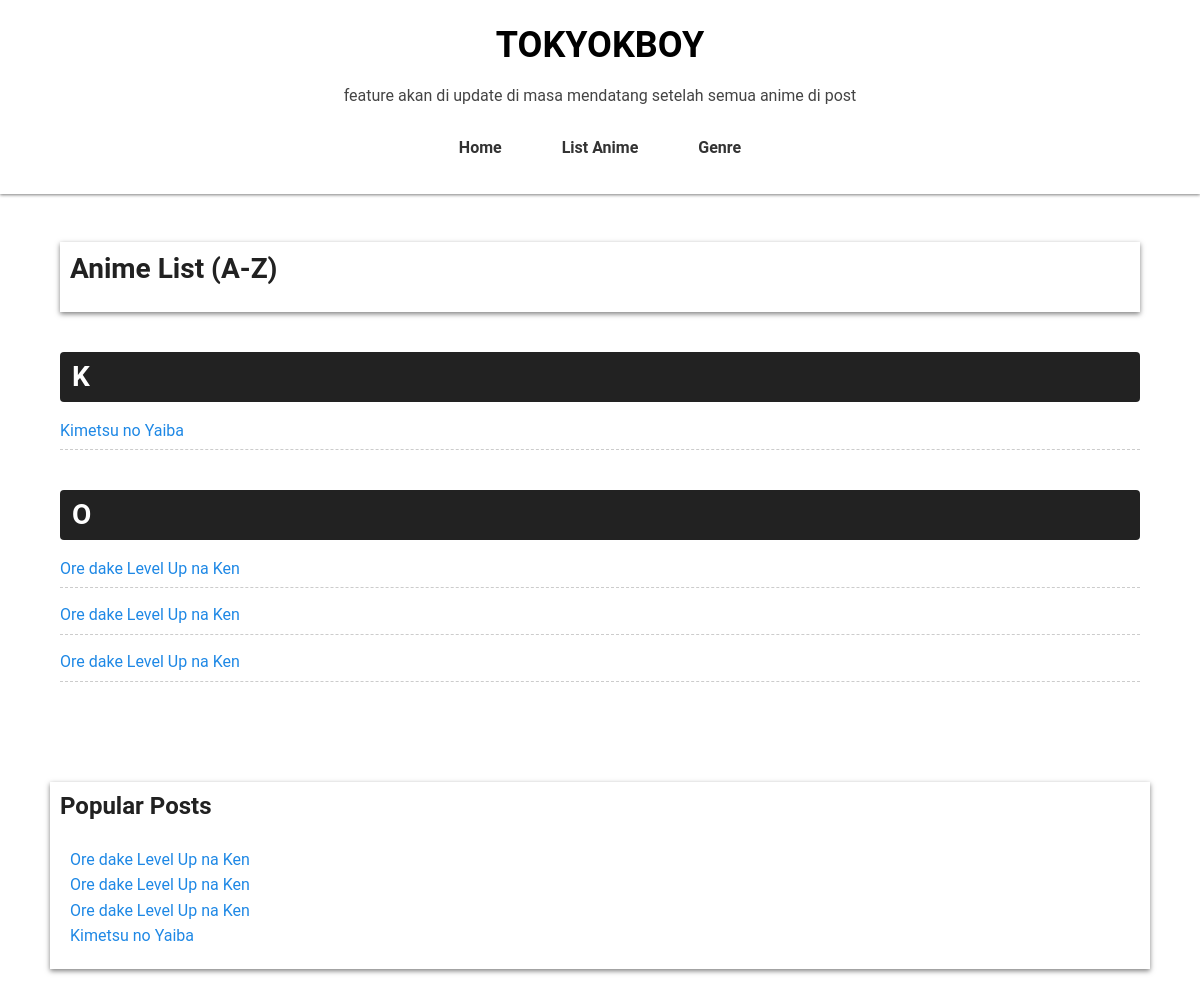
/anime-list.php, run on the app's committed database.
### tables this page shows
CREATE TABLE `posts` (
  `id` int(11) NOT NULL,
  `uuid` char(36) DEFAULT NULL,
  `title` varchar(255) DEFAULT NULL,
  `alt_titles` mediumtext DEFAULT NULL,
  `information` mediumtext DEFAULT NULL,
  `slug` varchar(255) DEFAULT NULL,
  `image_path` varchar(255) DEFAULT NULL,
  `content` mediumtext DEFAULT NULL,
  `views` int(11) DEFAULT 0,
  `created_at` datetime DEFAULT current_timestamp(),
  `score` float DEFAULT 0,
  `type` varchar(50) DEFAULT NULL,
  `episodes` int(11) DEFAULT NULL,
  `status` varchar(100) DEFAULT NULL,
  `aired` varchar(255) DEFAULT NULL,
  `premiered` varchar(100) DEFAULT NULL,
  `broadcast` varchar(255) DEFAULT NULL,
  `producers` mediumtext DEFAULT NULL,
  `licensors` mediumtext DEFAULT NULL,
  `studios` mediumtext DEFAULT NULL,
  `source` varchar(100) DEFAULT NULL,
  `duration` varchar(100) DEFAULT NULL,
  `rating` varchar(255) DEFAULT NULL,
  `is_published` tinyint(1) DEFAULT 1
);

### anime-list.php (the view, shortened to what this page needs)
<?php
$db = require __DIR__ . '/million-production/db.php';
$stmt = $db->query("SELECT id, title, slug, score FROM posts ORDER BY title ASC");
$animeList = $stmt->fetchAll(PDO::FETCH_ASSOC);
$grouped = [];
foreach ($animeList as $anime) {
    $letter = strtoupper($anime['title'][0]);
    $grouped[$letter][] = $anime;
}
ksort($grouped);
?>
<!DOCTYPE html>
<html lang="en">
<head>
  <link rel="stylesheet" href="style.css">
</head>
<body>
<div class="overlay">
  <div class="header">
    <h1><a href="index.php">TOKYOKBOY</a></h1>
    <p>feature akan di update di masa mendatang setelah semua anime di post</p>
    <nav>
      <ul class="nav-menu">
        <li><a href="index.php">Home</a></li>
        <li><a href="anime-list.php">List Anime</a></li>
        <li><a href="#">Genre</a></li>
      </ul>
    </nav>
  </div>
  <div class="container-index">
    <div class="latest-post-index">
      <h2>Anime List (A-Z)</h2>
    </div>
    <?php foreach ($grouped as $letter => $items): ?>
      <div class="letter-group">
        <h2><?= htmlspecialchars($letter) ?></h2>
        <ul class="anime-list">
          <?php foreach ($items as $anime): ?>
            <li>
              <a href="post.php?anime=<?= urlencode($anime['slug']) ?>">
                <?= htmlspecialchars($anime['title']) ?>
              </a>
            </li>
          <?php endforeach; ?>
        </ul>
      </div>
    <?php endforeach; ?>
  </div>
  <div class="popular-post-title">
    <h3>Popular Posts</h3>
    <ul class="popular-posts">
      <?php
      $popular = $db->query("SELECT title, slug FROM posts ORDER BY views DESC LIMIT 5");
      while ($row = $popular->fetch()) {
          echo "<li><a href='post.php?anime=" . htmlspecialchars($row['slug']) . "'>" . htmlspecialchars($row['title']) . "</a></li>";
      }
      ?>
    </ul>
  </div>
</div>
</body>
</html>

### style.css (style rules this page uses)
html { font-family: Roboto, sans-serif; font-size: 16px; line-height: 1.6; -webkit-text-size-adjust: 100%; -ms-text-size-adjust: 100%; color: #212121; scroll-behavior: smooth; }
html, body { margin: 0; padding: 0; height: 100%; }
ul { list-style: none; padding: 0; margin: 0; }
body { font-family: Roboto, sans-serif; font-size: 16px; background: url("https://blogger.googleusercontent.com/img/a/AVvXsEhZMNOL6wp5jptTTRb56EeAO6gVJUMmdQbCSPDJSE-COdxnRQtjXLquWZtWuW6sXe6-Qfr8mcWoUaTuUt93yIB6HQBdlZzpIFVA8QPPp1W_2XS4Vy3Ymc6SWAdgKM0Ul44g-jZBRovATQMcAbH52Yy4GxDW8epxPer0g_9x5684f2oVnXhYJoQO7Y-_rM0P=s16000") center/cover fixed no-repeat; color: #444; display: flex; flex-direction: column; min-height: 100vh; }
.overlay { flex: 1; display: flex; flex-direction: column; background-color: rgba(255, 255, 255, 0.9); }
nav { display: flex; justify-content: center; background-color: #fff; padding: 10px 0; }
.nav-menu { display: flex; justify-content: center; list-style: none; margin: 0; padding: 0; }
.nav-menu li { margin: 0 15px; }
.nav-menu li a { text-decoration: none; color: #333; font-weight: bold; font-size: 1rem; transition: color 0.3s; }
h1, h2, h3, h4, h5, h6 { margin: 0 0 1rem; font-weight: 700; line-height: 1.2; color: #212121; }
h1 { font-size: 2.25rem; }
h2 { font-size: 1.75rem; }
h3 { font-size: 1.5rem; }
a { color: #1e88e5; text-decoration: none; }
.container-index { width: 90%; margin: 2rem auto; padding: 1rem; border-radius: 5px; flex: 1; }
.container-index ul { list-style: none; padding: 0; }
.container-index ul li { margin-bottom: 0.5rem; }
.container-index ul li a { color: #1e88e5; text-decoration: none; }
.header { background-color: rgba(255, 255, 255, 0.8); padding: 1.5rem 1rem; text-align: center; position: relative; z-index: 1; box-shadow: 0 1px 3px rgba(0,0,0,0.5); }
.header a { color: #000000; font-weight: bold; text-decoration: none; padding: 10px 15px; transition: color 0.3s ease; }
ul, ol { padding-left: 2rem; margin-bottom: 1rem; }
.popular-post-title { width: 90%; font-size: 1rem; margin: 2rem auto; background-color: #ffffff; padding: 10px; box-shadow: 0 2px 5px rgba(0, 0, 0, 0.5); }
.popular-posts { font-size: 1rem; background-color: #ffffff; margin: 0; padding: 10px; }
.latest-post-index { font-weight: bold; font-size: 1.5rem; background-color:#ffffff; box-shadow: 0 2px 5px rgba(0, 0, 0, 0.5); padding: 10px; }
.letter-group { margin-top: 40px; }
.letter-group h2 { background: #222; color: white; padding: 8px 12px; margin-bottom: 10px; border-radius: 4px; }
.anime-list { list-style: none; padding: 0; margin: 0 0 20px 0; }
.anime-list li { padding: 6px 0; border-bottom: 1px dashed #ccc; }
.anime-list li a { color: #00ccff; text-decoration: none; }

### data on the page
posts: title "Kimetsu no Yaiba"
posts: title "O", title "Ore dake Level Up na Ken"
posts: title "Ore dake Level Up na Ken"
posts: title "Ore dake Level Up na Ken"

### other printed values
$letter "K"
$row['title'] "Ore dake Level Up na Ken"
$row['title'] "Kimetsu no Yaiba"
